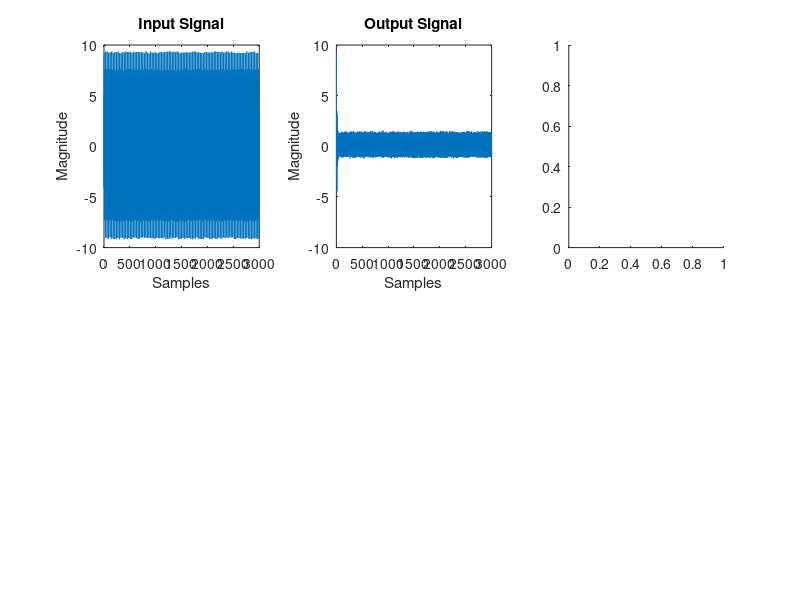

Here is the MATLAB script that generated this plot: (Note: this script raises an error after producing the figure.)
% Part A: ADAPTIVE NOTCH FILTER.
% define second order IIR notch filter

w=1/3*pi;
w1=(2/3)*pi;
u=0.001; %step size
r=0.9;
N = 3000;
nT =[1:N];
% x=sin(w*nT);
% noise=zeros(1,N);
% noise(N/2)=-1+(1+1)*rand(1,1);
x_org=sin(w*nT)+(0.1+0.1)*rand(1,N);%input sequence+noise
x=x_org+ 5*sin(w1*nT) + 4*sin(0.8*w1*nT);

x1=0;
x2=0;
y1=0;
y2=0;
a0=0;
for n=1:N
    e(n)=x(n)+a0*x1+x2; 
    y(n)=e(n)-a0*r*y1-r*r*y2;
    %a(n+1)=a0+u*y(n)*(x1-r*y1);
    a(n+1)=a0-u*y(n)*x1;
    if abs(a(n+1)) >2 || a(n+1) == 2
        a(n+1) = 0;
    end
    a0=a(n+1);
    y2=y1;
    y1=y(n);
    x2=x1;
    x1=x(n);
end

y1=0;
y2=0;
z1=0;
z2=0;
b0=0;
for n=1:N
    e2(n)=y(n)+b0*y1+y2; 
    z(n)=e2(n)-b0*r*z1-r*r*z2;
    %b(n+1)=b0+u*z(n)*(y1-r*z1);
    b(n+1)=b0-u*z(n)*y1;
    if abs(b(n+1)) >2 || b(n+1) == 2
        b(n+1) = 0;
    end
    b0=b(n+1);
    z2=z1;
    z1=z(n);
    y2=y1;
    y1=y(n);
end

wn1 = linspace(-pi,pi,N);
den1 = [1,a(N+1)*r,r*r];
num1 = [1,a(N+1),1];
[H_ejw1,wn1] = freqz(num1,den1,N);
H_ejw1_dB = 20*log10(abs(H_ejw1));
y=filter(num1,den1,x);
Y=fft(y,N);
wn2 = linspace(-pi,pi,N);
den2 = [1,b(N+1)*r,r*r];
num2 = [1,b(N+1),1];
[H_ejw2,wn2] = freqz(num2,den2,N);
H_ejw2_dB = 20*log10(abs(H_ejw2));
H_ejw = H_ejw1 .* H_ejw2;
z=filter(num2,den2,y);
Z=fft(z,N);

figure('Name','Part(a) Single Channel Adaptive Filter');
subplot(2,3,1)
plot(x);
title('Input Signal');
xlabel('Samples');
ylabel('Magnitude');  

subplot(2,3,2)
plot(z);
title('Output Signal');
xlabel('Samples');
ylabel('Magnitude');

subplot(2,3,3)
plot(wn,abs(H_ejw));
title('Notch filter');
xlabel('Samples');
ylabel('Magnitude');

subplot(2,3,4)
x_fft = abs(fft(x,N));
plot(wn,x_fft);
title('FFT x');
xlabel('Samples');
ylabel('Magnitude');

subplot(2,3,5)
y_fft = abs(fft(y,N));
%plot(wn,y_fft);
plot(wn,Y);
title('FFT y');
xlabel('Samples');
ylabel('Magnitude');

subplot(2,3,6)
z_fft = abs(fft(z,N));
%plot(wn,y_fft);
plot(wn,Z);
title('FFT z');
xlabel('Samples');
ylabel('Magnitude');

